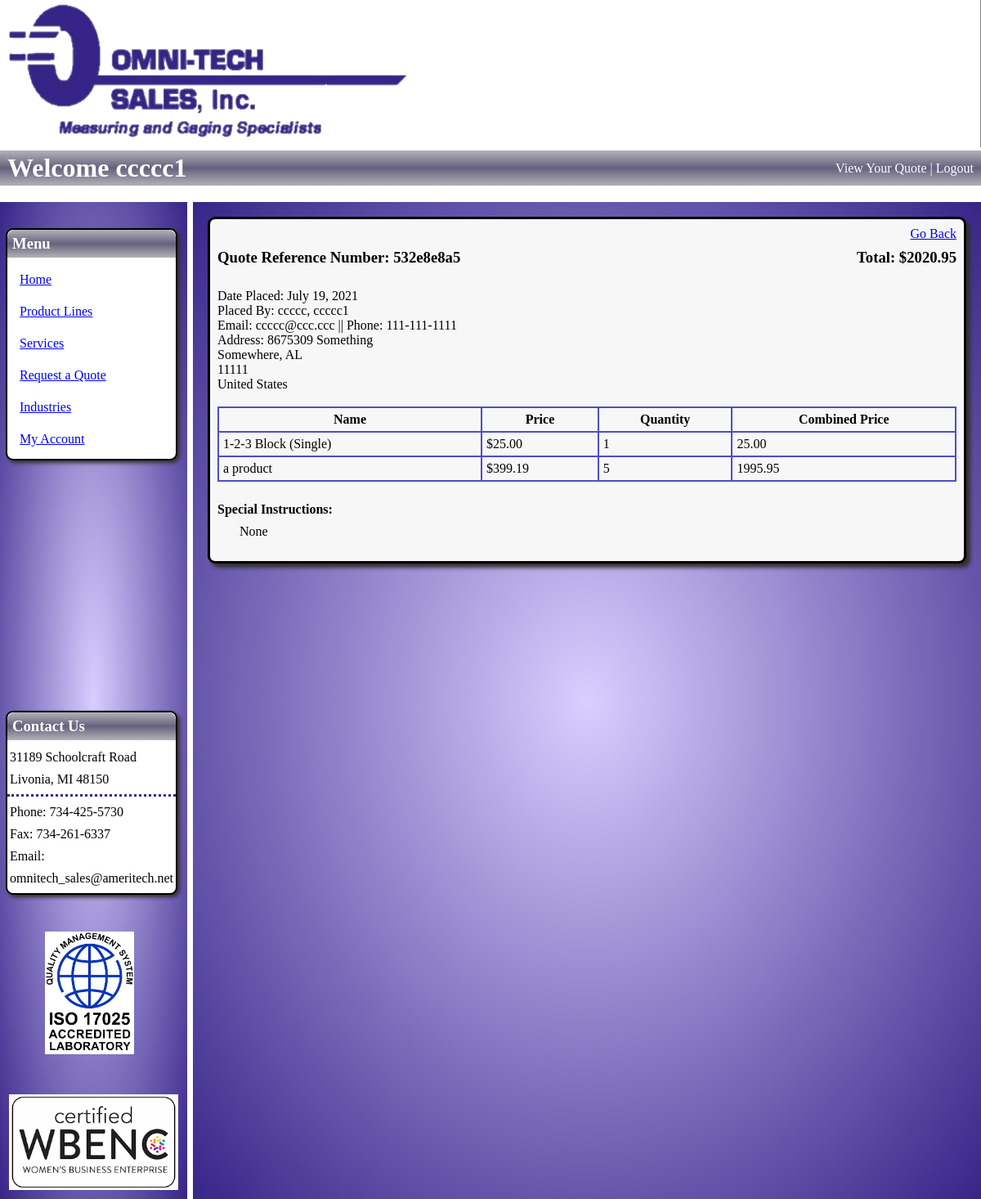
/view_quote/58 (signed in), run on the app's committed database.
### imgfield_app/models.py (models this page shows)
class User(models.Model):
    first_name = models.CharField(max_length=45)
    last_name = models.CharField(max_length=60)
    email = models.CharField(max_length=60)
    password = models.CharField(max_length=60)
    security_level = models.IntegerField()
    created_at = models.DateTimeField(auto_now_add=True)
    updated_at = models.DateTimeField(auto_now=True)
    objects = UserManager()

class Quote(models.Model):
    quoted_by = models.ForeignKey(
        User,
        related_name="user_quotes",
        on_delete=models.CASCADE
    )
    contact_info =  models.ForeignKey(
        ContactInfo,
        related_name="quotes",
        on_delete = models.CASCADE,
        null=True, blank=True,
    )
    ref_number = models.CharField(max_length=10)
    total_price = models.DecimalField(decimal_places=2, max_digits=10, null=True, blank=True)
    status = models.CharField(max_length=27)
    special_instructions = models.TextField(null=True, blank=True)
    office_notes = models.TextField(null=True, blank=True)
    placed_at = models.DateTimeField(auto_now_add=True)
    created_at = models.DateTimeField(auto_now_add=True)
    updated_at = models.DateTimeField(auto_now=True)
    objects = QuoteManager()

class ContactInfo(models.Model):
    user = models.ManyToManyField(
        User,
        related_name="user_contact_infos"
    )
    address_1 = models.CharField(max_length=54)
    address_2 = models.CharField(max_length=54, null=True, blank=True)
    city = models.CharField(max_length=54)
    zip_code = models.IntegerField()
    state = models.CharField(max_length=54)
    country = models.CharField(max_length=54)
    phone = models.CharField(max_length=15)
    created_at = models.DateTimeField(auto_now_add=True)
    updated_at = models.DateTimeField(auto_now=True)
    objects = ContactInfoManager()

class QuoteProduct(models.Model):
    product_on_quote = models.ForeignKey(
        Product,
        related_name="quote_of_product",
        on_delete=models.CASCADE
    )
    quote = models.ForeignKey(
        Quote,
        related_name="quote_product",
        on_delete=models.CASCADE
    )
    quantity = models.IntegerField()
    combined_price = models.DecimalField(decimal_places=2, max_digits=10, null=True, blank=True)
    created_at = models.DateTimeField(auto_now_add=True)
    updated_at = models.DateTimeField(auto_now=True)

class Product(models.Model):
    name = models.CharField(max_length=108)
    part_number = models.CharField(max_length=27)
    manufacturer = models.CharField(max_length=45, null=True, blank= True)
    price = models.DecimalField(decimal_places=2, max_digits=5)
    desc = models.CharField(max_length=189)
    exp_desc = models.TextField(null=True, blank=True)
    quantity_in_stock = models.IntegerField(null=True, blank=True)
    created_at = models.DateTimeField(auto_now_add=True)
    updated_at = models.DateTimeField(auto_now=True)
    objects = ProductManager()

class QuoteItem(models.Model):
    item_on_quote = models.ForeignKey(
        EnteredItem,
        related_name="quote_of_item",
        on_delete=models.CASCADE
    )
    quote = models.ForeignKey(
        Quote,
        related_name="quote_item",
        on_delete=models.CASCADE
    )
    quantity = models.IntegerField()
    combined_price = models.DecimalField(decimal_places=2, max_digits=10, null=True, blank=True)
    created_at = models.DateTimeField(auto_now_add=True)
    updated_at = models.DateTimeField(auto_now=True)

class EnteredItem(models.Model):
    name = models.CharField(max_length=108)
    part_number = models.CharField(max_length=27, null=True, blank= True)
    manufacturer = models.CharField(max_length=45, null=True, blank= True)
    price = models.DecimalField(decimal_places=2, max_digits=10, null=True, blank=True)
    notes = models.TextField(null=True, blank= True)
    created_at = models.DateTimeField(auto_now_add=True)
    updated_at = models.DateTimeField(auto_now=True)
    objects = EnteredItemManager()

### imgfield_app/views.py (the view)
# urls.py: path('view_quote/<int:quote_id>', views.view_quote),
def view_quote(request, quote_id):
    if 'user_id' in request.session:
        logged_user = User.objects.get(id=request.session['user_id'])
        quote = Quote.objects.get(id=quote_id)
        if quote.quoted_by == logged_user:
            all_quoteproducts = QuoteProduct.objects.filter(quote=quote)
            all_quoteitems = QuoteItem.objects.filter(quote=quote)
            all_quoteadminitems = QuoteAdminItem.objects.filter(quote=quote)
            context = {
                'logged_user': logged_user,
                'quote': quote,
                'products': all_quoteproducts,
                'items': all_quoteitems,
                'adminitems': all_quoteadminitems,
            }
            return render(request, "view_quote.html", context)
        return redirect("/user_account")
    return redirect("/")

### imgfield_app/templates/view_quote.html (shortened to what this page needs)
<!DOCTYPE html>
<html lang="en">
<head>
    {% load static %}
    <link rel="stylesheet" href="{% static 'css/main_display.css' %}">
    <link rel="stylesheet" href="{% static 'css/view_quote.css' %}">
</head>
<body>
    <img id="banner" src="{% static 'img/site/OmnitechBannerT.png' %}">
    <div id="header">
        <h1>Welcome {% if logged_user %}{{ logged_user.first_name }}{% endif %}</h1>
        <div id="links">
            {% if 'open_quote' in request.session %}
                <a href="/request_quote">View Your Quote</a>  |
            {% endif %}
            {% if logged_user %}
                <a class="link" href="/signon/logout">Logout</a>
            {% else %}
                <a class="link" href="/signon">Log In/Register</a>
            {% endif %}
        </div>
    </div>
    <div id="content">
        <div id="l_sidebar">
            <div id="menu">
                <h3>Menu</h3>
                <a href="/">Home</a>
                <a href="/product_lines">Product Lines</a>
                <a href="/services/1">Services</a>
                <a href="/request_quote">Request a Quote</a>
                <a href="/industries">Industries</a>
                {% if logged_user %}
                    <a href="/user_account">My Account</a>
                {% endif %}
            </div>
            <div id="contact_us">
                <h3>Contact Us</h3>
                <p>31189 Schoolcraft Road</p>
                <p>Livonia, MI 48150</p>
                <div id="break"></div>
                <p>Phone: 734-425-5730</p>
                <p>Fax: 734-261-6337</p>
                <p>Email:</p>
                <p>omnitech_sales@ameritech.net</p>
            </div>
            <div id="badges">
                <img id="iso_badge" src="{% static 'img/site/iso17025_badge.png' %}">
                <img id="wbenc_badge" src="{% static 'img/site/wbenc_badge.png' %}">
            </div>
        </div>
        <div id="main">
            <div class="display_box">
                <a id="go_back" href="/user_account">Go Back</a>
                <div id="quote_head">
                    <h3>Quote Reference Number: {{ quote.ref_number }} </h3>
                    <h3 id="total">Total: ${{ quote.total_price }}</h3>
                </div>
                <div id="order_info">
                    <p>Date Placed: {{quote.placed_at.date }}</p>
                    <p>Placed By: {{ quote.quoted_by.last_name }}, {{ quote.quoted_by.first_name }}</p>
                    <p>Email: {{ quote.quoted_by.email }} || Phone: {{ quote.contact_info.phone }}</p>
                    <p>Address: {{ quote.contact_info.address_1 }}</p>
                    <p id="line3">{{ quote.contact_info.city }}, {{ quote.contact_info.state }}</p>
                    <p id="line4">{{ quote.contact_info.zip_code }}</p>
                    <p id="line5">{{ quote.contact_info.country }}</p>
                </div>
                <table>
                    <tr>
                        <th>Name</th>
                        <th>Price</th>
                        <th>Quantity</th>
                        <th>Combined Price</th>
                    </tr>
                    {% for product in products %}
                    <tr>
                        <td>{{ product.product_on_quote.name }}</td>
                        <td>${{ product.product_on_quote.price }}</td>
                        <td>{{ product.quantity }}</td>
                        <td>{{ product.combined_price }}</td>
                    </tr>
                    {% endfor %}
                    {% for item in items %}
                    <tr>
                        <td>{{ item.item_on_quote.name }}</td>
                        <td>${{ item.item_on_quote.price }}</td>
                        <td>{{ item.quantity }}</td>
                        <td>{{ item.combined_price }}</td>
                    </tr>
                    {% endfor %}
                </table>
                <div id="special_instructions">
                    <h4>Special Instructions: </h4>
                    <p>{{ quote.special_instructions }}</p>
                </div>
            </div>
        </div>
    </div>
</body>
</html>

### imgfield_app/static/css/main_display.css (style rules this page uses)
* { margin: 0; padding: 0; }
#banner { width: 100%; height: 180px; }
#header { display: flex; margin-bottom: 20px; background-image: linear-gradient(#b2b2b6, #66617e, #b2b2b6); color: white; padding: 3px 9px; }
#header h1 { flex: 7; }
#links { text-align: right; padding-top: 10px; }
#links a { text-decoration: none; color: white; margin-bottom: 5px; }
#content { display: flex; }
#l_sidebar { flex: 2; background-image: radial-gradient(#d8ceff, #372588); padding: 7px; margin-right: 7px; }
#l_sidebar h3 { background-image: linear-gradient(#b2b2b6, #66617e, #b2b2b6); color: white; padding: 6px; margin-bottom: 12px; border-radius: 9px 9px 0px 0px; }
#menu, #contact_us { background-color: white; border-radius: 9px; border: 2px solid black; box-shadow: 3px 3px 5px rgb(51, 47, 47); margin-right: 5px; }
#menu { margin-top: 25px; }
#menu a { display: block; margin: 0px 9px 9px 9px; padding: 6px; border-radius: 3px; }
#contact_us { margin-top: 306px; }
#contact_us p { margin-bottom: 9px; padding: 0px 3px; }
#break { border-top: 3px dotted #372588; margin: 4px 0px 10px 0px; }
#badges { text-align: center; }
#iso_badge { height: 150px; margin-top: 45px; margin-right: 10px; }
#wbenc_badge { width: 207px; margin-top: 45px; }
#main { flex: 10; background-image: radial-gradient(#d8ceff, #372588); padding: 18px; }
h3 { margin-bottom: 18px; }
.display_box { background-color: #F7F7F7; border-radius: 9px; border: 3px solid black; box-shadow: 5px 5px 5px rgb(51, 47, 47); padding: 9px; }

### imgfield_app/static/css/view_quote.css (style rules this page uses)
#go_back { display: block; text-align: right; margin-bottom: 9px; }
#quote_head { display: flex; margin-bottom: 9px; }
#quote_head h3 { flex: 1; }
#total { text-align: right; }
#order_info { margin-bottom: 18px; }
table { width: 100%; border-collapse: collapse; margin-bottom: 25px; }
table, th, td { border: 2px solid rgb(77, 77, 201) }
th, td { padding: 5px; }
th { text-align: center; }
#special_instructions { margin-bottom: 18px; }
#special_instructions p { margin: 9px 0px 0px 27px; }

### data on the page
User: first_name "ccccc1"
Quote: ref_number "532e8e8a5", total_price "2020.95", placed_at "July 19, 2021", quoted_by.last_name "ccccc", quoted_by.first_name "ccccc1", quoted_by.email "ccccc@ccc.ccc", contact_info.phone "111-111-1111", contact_info.address_1 "8675309 Something", contact_info.city "Somewhere", contact_info.state "AL", contact_info.zip_code "11111", contact_info.country "United States", special_instructions "None"
QuoteProduct: product_on_quote.name "1-2-3 Block (Single)", product_on_quote.price "25.00", quantity "1", combined_price "25.00"
QuoteItem: item_on_quote.name "a product", item_on_quote.price "399.19", quantity "5", combined_price "1995.95"
